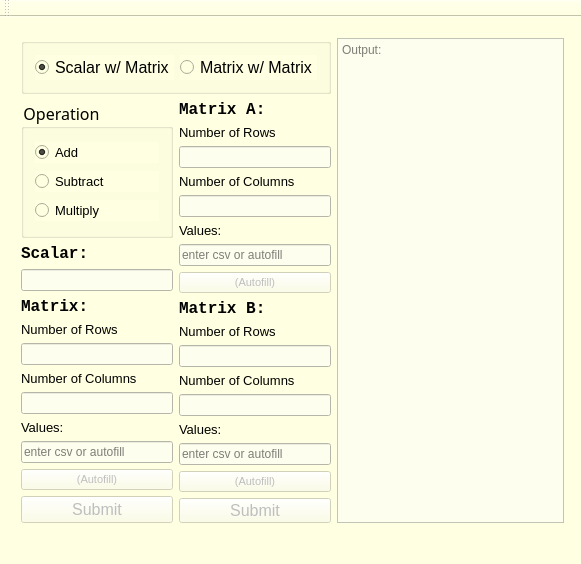
<?xml version="1.0" encoding="UTF-8"?>
<ui version="4.0">
 <class>MainWindow</class>
 <widget class="QMainWindow" name="MainWindow">
  <property name="geometry">
   <rect>
    <x>0</x>
    <y>0</y>
    <width>581</width>
    <height>564</height>
   </rect>
  </property>
  <property name="windowTitle">
   <string>Matrix Calculator</string>
  </property>
  <property name="styleSheet">
   <string notr="true">background-color: rgb(255, 255, 225);</string>
  </property>
  <widget class="QWidget" name="centralWidget">
   <widget class="QWidget" name="layoutWidget">
    <property name="geometry">
     <rect>
      <x>10</x>
      <y>10</y>
      <width>565</width>
      <height>507</height>
     </rect>
    </property>
    <layout class="QHBoxLayout" name="horizontalLayout_3">
     <item>
      <layout class="QVBoxLayout" name="verticalLayout_5">
       <item>
        <widget class="QGroupBox" name="TypeBox">
         <property name="font">
          <font>
           <family>Century Gothic</family>
          </font>
         </property>
         <property name="title">
          <string/>
         </property>
         <property name="flat">
          <bool>false</bool>
         </property>
         <layout class="QHBoxLayout" name="horizontalLayout">
          <item>
           <widget class="QRadioButton" name="radioButtonSxM">
            <property name="font">
             <font>
              <pointsize>12</pointsize>
             </font>
            </property>
            <property name="text">
             <string>Scalar w/ Matrix</string>
            </property>
            <property name="checked">
             <bool>true</bool>
            </property>
           </widget>
          </item>
          <item>
           <widget class="QRadioButton" name="radioButtonMxM">
            <property name="font">
             <font>
              <pointsize>12</pointsize>
             </font>
            </property>
            <property name="text">
             <string>Matrix w/ Matrix</string>
            </property>
           </widget>
          </item>
         </layout>
        </widget>
       </item>
       <item>
        <layout class="QHBoxLayout" name="horizontalLayout_2">
         <item>
          <layout class="QVBoxLayout" name="verticalLayout_4">
           <item>
            <widget class="QGroupBox" name="operationBox">
             <property name="font">
              <font>
               <family>Century Gothic</family>
               <pointsize>12</pointsize>
              </font>
             </property>
             <property name="title">
              <string>Operation</string>
             </property>
             <property name="flat">
              <bool>false</bool>
             </property>
             <layout class="QVBoxLayout" name="verticalLayout_2">
              <item>
               <widget class="QRadioButton" name="radioButtonAdd">
                <property name="font">
                 <font>
                  <family>MS Shell Dlg 2</family>
                  <pointsize>10</pointsize>
                 </font>
                </property>
                <property name="text">
                 <string>Add</string>
                </property>
                <property name="checked">
                 <bool>true</bool>
                </property>
               </widget>
              </item>
              <item>
               <widget class="QRadioButton" name="radioButtonSubtract">
                <property name="font">
                 <font>
                  <family>MS Shell Dlg 2</family>
                  <pointsize>10</pointsize>
                 </font>
                </property>
                <property name="text">
                 <string>Subtract</string>
                </property>
               </widget>
              </item>
              <item>
               <widget class="QRadioButton" name="radioButtonMultiply">
                <property name="font">
                 <font>
                  <family>MS Shell Dlg 2</family>
                  <pointsize>10</pointsize>
                 </font>
                </property>
                <property name="text">
                 <string>Multiply</string>
                </property>
               </widget>
              </item>
             </layout>
            </widget>
           </item>
           <item>
            <layout class="QVBoxLayout" name="verticalLayout">
             <item>
              <widget class="QLabel" name="label_6">
               <property name="font">
                <font>
                 <family>Lucida Console</family>
                 <pointsize>12</pointsize>
                 <weight>75</weight>
                 <bold>true</bold>
                </font>
               </property>
               <property name="text">
                <string>Scalar:</string>
               </property>
              </widget>
             </item>
             <item>
              <widget class="QLineEdit" name="lineEditSxMScalar">
               <property name="styleSheet">
                <string notr="true">background-color: rgb(253, 254, 238);</string>
               </property>
               <property name="frame">
                <bool>true</bool>
               </property>
              </widget>
             </item>
             <item>
              <widget class="QLabel" name="label_5">
               <property name="font">
                <font>
                 <family>Lucida Console</family>
                 <pointsize>12</pointsize>
                 <weight>75</weight>
                 <bold>true</bold>
                </font>
               </property>
               <property name="text">
                <string>Matrix:</string>
               </property>
              </widget>
             </item>
             <item>
              <widget class="QLabel" name="label_3">
               <property name="font">
                <font>
                 <pointsize>10</pointsize>
                </font>
               </property>
               <property name="text">
                <string>Number of Rows</string>
               </property>
              </widget>
             </item>
             <item>
              <widget class="QLineEdit" name="lineEditSxMRows">
               <property name="styleSheet">
                <string notr="true">background-color: rgb(253, 254, 238);</string>
               </property>
              </widget>
             </item>
             <item>
              <widget class="QLabel" name="label_4">
               <property name="font">
                <font>
                 <pointsize>10</pointsize>
                </font>
               </property>
               <property name="text">
                <string>Number of Columns</string>
               </property>
              </widget>
             </item>
             <item>
              <widget class="QLineEdit" name="lineEditSxMCols">
               <property name="styleSheet">
                <string notr="true">background-color: rgb(253, 254, 238);</string>
               </property>
              </widget>
             </item>
             <item>
              <widget class="QLabel" name="label_7">
               <property name="font">
                <font>
                 <pointsize>10</pointsize>
                </font>
               </property>
               <property name="text">
                <string>Values:</string>
               </property>
              </widget>
             </item>
             <item>
              <widget class="QLineEdit" name="lineEditSxMValues">
               <property name="enabled">
                <bool>false</bool>
               </property>
               <property name="styleSheet">
                <string notr="true">background-color: rgb(253, 254, 238);</string>
               </property>
               <property name="placeholderText">
                <string>enter csv or autofill</string>
               </property>
              </widget>
             </item>
             <item>
              <widget class="QPushButton" name="pushButtonAutofillSxM">
               <property name="enabled">
                <bool>false</bool>
               </property>
               <property name="font">
                <font>
                 <pointsize>8</pointsize>
                </font>
               </property>
               <property name="text">
                <string>(Autofill)</string>
               </property>
              </widget>
             </item>
             <item>
              <widget class="QPushButton" name="pushButtonSubmitSxM">
               <property name="enabled">
                <bool>false</bool>
               </property>
               <property name="font">
                <font>
                 <pointsize>12</pointsize>
                </font>
               </property>
               <property name="text">
                <string>Submit</string>
               </property>
              </widget>
             </item>
            </layout>
           </item>
          </layout>
         </item>
         <item>
          <layout class="QVBoxLayout" name="verticalLayout_3">
           <item>
            <widget class="QLabel" name="label_10">
             <property name="enabled">
              <bool>true</bool>
             </property>
             <property name="font">
              <font>
               <family>Lucida Console</family>
               <pointsize>12</pointsize>
               <weight>75</weight>
               <bold>true</bold>
              </font>
             </property>
             <property name="text">
              <string>Matrix A:</string>
             </property>
            </widget>
           </item>
           <item>
            <widget class="QLabel" name="label_16">
             <property name="font">
              <font>
               <pointsize>10</pointsize>
              </font>
             </property>
             <property name="text">
              <string>Number of Rows</string>
             </property>
            </widget>
           </item>
           <item>
            <widget class="QLineEdit" name="lineEditMxMARows">
             <property name="enabled">
              <bool>false</bool>
             </property>
             <property name="styleSheet">
              <string notr="true">background-color: rgb(253, 254, 238);</string>
             </property>
            </widget>
           </item>
           <item>
            <widget class="QLabel" name="label_17">
             <property name="font">
              <font>
               <pointsize>10</pointsize>
              </font>
             </property>
             <property name="text">
              <string>Number of Columns</string>
             </property>
            </widget>
           </item>
           <item>
            <widget class="QLineEdit" name="lineEditMxMACols">
             <property name="enabled">
              <bool>false</bool>
             </property>
             <property name="styleSheet">
              <string notr="true">background-color: rgb(253, 254, 238);</string>
             </property>
            </widget>
           </item>
           <item>
            <widget class="QLabel" name="label_9">
             <property name="font">
              <font>
               <pointsize>10</pointsize>
              </font>
             </property>
             <property name="text">
              <string>Values:</string>
             </property>
            </widget>
           </item>
           <item>
            <widget class="QLineEdit" name="lineEditMxMAValues">
             <property name="enabled">
              <bool>false</bool>
             </property>
             <property name="styleSheet">
              <string notr="true">background-color: rgb(253, 254, 238);</string>
             </property>
             <property name="placeholderText">
              <string>enter csv or autofill</string>
             </property>
            </widget>
           </item>
           <item>
            <widget class="QPushButton" name="pushButtonAutofillMxMA">
             <property name="enabled">
              <bool>false</bool>
             </property>
             <property name="font">
              <font>
               <pointsize>8</pointsize>
              </font>
             </property>
             <property name="text">
              <string>(Autofill)</string>
             </property>
            </widget>
           </item>
           <item>
            <widget class="QLabel" name="label_14">
             <property name="font">
              <font>
               <family>Lucida Console</family>
               <pointsize>12</pointsize>
               <weight>75</weight>
               <bold>true</bold>
              </font>
             </property>
             <property name="text">
              <string>Matrix B:</string>
             </property>
            </widget>
           </item>
           <item>
            <widget class="QLabel" name="label_11">
             <property name="font">
              <font>
               <pointsize>10</pointsize>
              </font>
             </property>
             <property name="text">
              <string>Number of Rows</string>
             </property>
            </widget>
           </item>
           <item>
            <widget class="QLineEdit" name="lineEditMxMBRows">
             <property name="enabled">
              <bool>false</bool>
             </property>
             <property name="styleSheet">
              <string notr="true">background-color: rgb(253, 254, 238);</string>
             </property>
            </widget>
           </item>
           <item>
            <widget class="QLabel" name="label_15">
             <property name="font">
              <font>
               <pointsize>10</pointsize>
              </font>
             </property>
             <property name="text">
              <string>Number of Columns</string>
             </property>
            </widget>
           </item>
           <item>
            <widget class="QLineEdit" name="lineEditMxMBCols">
             <property name="enabled">
              <bool>false</bool>
             </property>
             <property name="styleSheet">
              <string notr="true">background-color: rgb(253, 254, 238);</string>
             </property>
            </widget>
           </item>
           <item>
            <widget class="QLabel" name="label_8">
             <property name="font">
              <font>
               <pointsize>10</pointsize>
              </font>
             </property>
             <property name="text">
              <string>Values:</string>
             </property>
            </widget>
           </item>
           <item>
            <widget class="QLineEdit" name="lineEditMxMBValues">
             <property name="enabled">
              <bool>false</bool>
             </property>
             <property name="styleSheet">
              <string notr="true">background-color: rgb(253, 254, 238);</string>
             </property>
             <property name="placeholderText">
              <string>enter csv or autofill</string>
             </property>
            </widget>
           </item>
           <item>
            <widget class="QPushButton" name="pushButtonAutofillMxMB">
             <property name="enabled">
              <bool>false</bool>
             </property>
             <property name="font">
              <font>
               <pointsize>8</pointsize>
              </font>
             </property>
             <property name="text">
              <string>(Autofill)</string>
             </property>
            </widget>
           </item>
           <item>
            <widget class="QPushButton" name="pushButtonSubmitMxM">
             <property name="enabled">
              <bool>false</bool>
             </property>
             <property name="font">
              <font>
               <pointsize>12</pointsize>
              </font>
             </property>
             <property name="autoFillBackground">
              <bool>false</bool>
             </property>
             <property name="styleSheet">
              <string notr="true"/>
             </property>
             <property name="text">
              <string>Submit</string>
             </property>
            </widget>
           </item>
          </layout>
         </item>
        </layout>
       </item>
      </layout>
     </item>
     <item>
      <widget class="QTextEdit" name="textEditTextOut">
       <property name="styleSheet">
        <string notr="true">background-color: rgb(253, 254, 238);</string>
       </property>
       <property name="frameShape">
        <enum>QFrame::StyledPanel</enum>
       </property>
       <property name="frameShadow">
        <enum>QFrame::Sunken</enum>
       </property>
       <property name="lineWidth">
        <number>3</number>
       </property>
       <property name="midLineWidth">
        <number>1</number>
       </property>
       <property name="verticalScrollBarPolicy">
        <enum>Qt::ScrollBarAsNeeded</enum>
       </property>
       <property name="html">
        <string>&lt;!DOCTYPE HTML PUBLIC &quot;-//W3C//DTD HTML 4.0//EN&quot; &quot;http://www.w3.org/TR/REC-html40/strict.dtd&quot;&gt;
&lt;html&gt;&lt;head&gt;&lt;meta name=&quot;qrichtext&quot; content=&quot;1&quot; /&gt;&lt;style type=&quot;text/css&quot;&gt;
p, li { white-space: pre-wrap; }
&lt;/style&gt;&lt;/head&gt;&lt;body style=&quot; font-family:'MS Shell Dlg 2'; font-size:8.25pt; font-weight:400; font-style:normal;&quot;&gt;
&lt;p style=&quot;-qt-paragraph-type:empty; margin-top:0px; margin-bottom:0px; margin-left:0px; margin-right:0px; -qt-block-indent:0; text-indent:0px;&quot;&gt;&lt;br /&gt;&lt;/p&gt;&lt;/body&gt;&lt;/html&gt;</string>
       </property>
       <property name="placeholderText">
        <string>Output:</string>
       </property>
      </widget>
     </item>
    </layout>
   </widget>
  </widget>
  <widget class="QToolBar" name="mainToolBar">
   <attribute name="toolBarArea">
    <enum>TopToolBarArea</enum>
   </attribute>
   <attribute name="toolBarBreak">
    <bool>false</bool>
   </attribute>
  </widget>
  <widget class="QStatusBar" name="statusBar"/>
 </widget>
 <layoutdefault spacing="6" margin="11"/>
 <resources/>
 <connections>
  <connection>
   <sender>radioButtonMxM</sender>
   <signal>toggled(bool)</signal>
   <receiver>lineEditMxMARows</receiver>
   <slot>setEnabled(bool)</slot>
   <hints>
    <hint type="sourcelabel">
     <x>306</x>
     <y>84</y>
    </hint>
    <hint type="destinationlabel">
     <x>316</x>
     <y>170</y>
    </hint>
   </hints>
  </connection>
  <connection>
   <sender>radioButtonMxM</sender>
   <signal>toggled(bool)</signal>
   <receiver>lineEditMxMACols</receiver>
   <slot>setEnabled(bool)</slot>
   <hints>
    <hint type="sourcelabel">
     <x>306</x>
     <y>84</y>
    </hint>
    <hint type="destinationlabel">
     <x>316</x>
     <y>220</y>
    </hint>
   </hints>
  </connection>
  <connection>
   <sender>radioButtonMxM</sender>
   <signal>toggled(bool)</signal>
   <receiver>lineEditMxMBRows</receiver>
   <slot>setEnabled(bool)</slot>
   <hints>
    <hint type="sourcelabel">
     <x>306</x>
     <y>84</y>
    </hint>
    <hint type="destinationlabel">
     <x>316</x>
     <y>369</y>
    </hint>
   </hints>
  </connection>
  <connection>
   <sender>radioButtonMxM</sender>
   <signal>toggled(bool)</signal>
   <receiver>lineEditMxMBCols</receiver>
   <slot>setEnabled(bool)</slot>
   <hints>
    <hint type="sourcelabel">
     <x>306</x>
     <y>84</y>
    </hint>
    <hint type="destinationlabel">
     <x>316</x>
     <y>419</y>
    </hint>
   </hints>
  </connection>
  <connection>
   <sender>radioButtonMxM</sender>
   <signal>toggled(bool)</signal>
   <receiver>lineEditSxMScalar</receiver>
   <slot>setDisabled(bool)</slot>
   <hints>
    <hint type="sourcelabel">
     <x>306</x>
     <y>84</y>
    </hint>
    <hint type="destinationlabel">
     <x>155</x>
     <y>296</y>
    </hint>
   </hints>
  </connection>
  <connection>
   <sender>radioButtonMxM</sender>
   <signal>toggled(bool)</signal>
   <receiver>lineEditSxMRows</receiver>
   <slot>setDisabled(bool)</slot>
   <hints>
    <hint type="sourcelabel">
     <x>306</x>
     <y>84</y>
    </hint>
    <hint type="destinationlabel">
     <x>149</x>
     <y>368</y>
    </hint>
   </hints>
  </connection>
  <connection>
   <sender>radioButtonMxM</sender>
   <signal>toggled(bool)</signal>
   <receiver>lineEditSxMCols</receiver>
   <slot>setDisabled(bool)</slot>
   <hints>
    <hint type="sourcelabel">
     <x>306</x>
     <y>84</y>
    </hint>
    <hint type="destinationlabel">
     <x>151</x>
     <y>418</y>
    </hint>
   </hints>
  </connection>
 </connections>
 <slots>
  <slot>flipSxMScalar(Qstring)</slot>
 </slots>
</ui>
